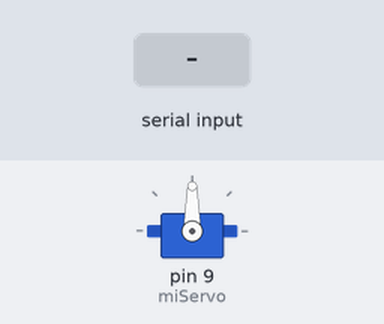
Bench run of a sketch on a simulated Arduino Uno, built with avr-gcc and run on an emulated ATmega328P. On the bench: servo. Inputs (shaded band) come from the test bench. What the sketch prints to the serial monitor is not drawn.

Above: at 1.2 s.
1.3 s: "5\n" received over Serial
At 1.37 s:
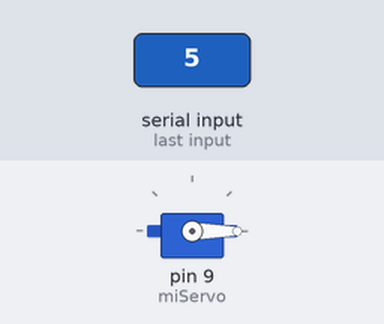
3.6 s: "90,45\n" received over Serial
Timing chart, 0 to 6.6 s (numbered marks = the images above; inputs shaded):
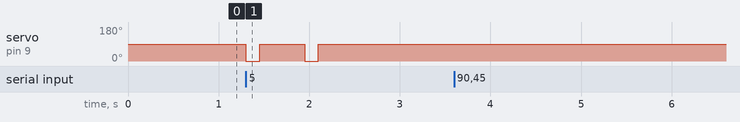

The sketch:

CONTROLDESERVOV1.ino
```cpp
#include <Servo.h>

Servo miServo;

const int tiempoBase = 150;        // Tiempo de giro por paso
const int pausaEntrePasos = 500;   // Pausa entre pasos
int posicionActual = 0;            // Caja actual (0 a 5)
bool accionPendiente = false;
int posicionObjetivo = 0;

// Mapeo invertido: caja 0 = 20 pesos, caja 5 = 0.5 pesos
const float valores[] = {20, 10, 5, 2, 1, 0.5};

void setup() {
  miServo.attach(9);
  miServo.write(90); // Detener
  Serial.begin(9600);
  Serial.println("Introduce el valor de la moneda (0.5, 1, 2, 5, 10, 20):");
}

void loop() {
  if (Serial.available()) {
    float entrada = Serial.parseFloat();

    // Buscar si la entrada es válida
    bool valido = false;
    for (int i = 0; i < 6; i++) {
      if (entrada == valores[i]) {
        posicionObjetivo = i;
        valido = true;
        break;
      }
    }

    if (valido) {
      accionPendiente = true;
    } else {
      Serial.println("Valor no válido. Intenta con: 0.5, 1, 2, 5, 10 o 20.");
    }

    while (Serial.available()) Serial.read(); // Limpiar buffer
  }

  if (accionPendiente && posicionObjetivo != posicionActual) {
    int diferencia = (posicionObjetivo - posicionActual + 6) % 6;

    // Decidir dirección más corta
    int pasos;
    int direccion; // 1 = derecha, -1 = izquierda

    if (diferencia <= 3) {
      pasos = diferencia;
      direccion = 1;  // Giro horario
    } else {
      pasos = 6 - diferencia;
      direccion = -1; // Giro antihorario
    }

    // Ejecutar pasos
    for (int i = 0; i < pasos; i++) {
      miServo.write(direccion > 0 ? 0 : 180);
      delay(tiempoBase);
      miServo.write(90);
      delay(pausaEntrePasos);
    }

    posicionActual = posicionObjetivo;

    Serial.print("Movido a caja ");
    Serial.print(posicionActual);
    Serial.print(" (valor ");
    Serial.print(valores[posicionActual]);
    Serial.println(" pesos).");
    accionPendiente = false;
  }
}
```

Measured:
- after the input at 1.3 s, servo on pin 9 (miServo): alternates 90° for 0.50 s and 0° for 0.15 s, 4 changes in all, then stays 90°, starting at once
- after the input at 3.6 s, every drawn part: stays the same
